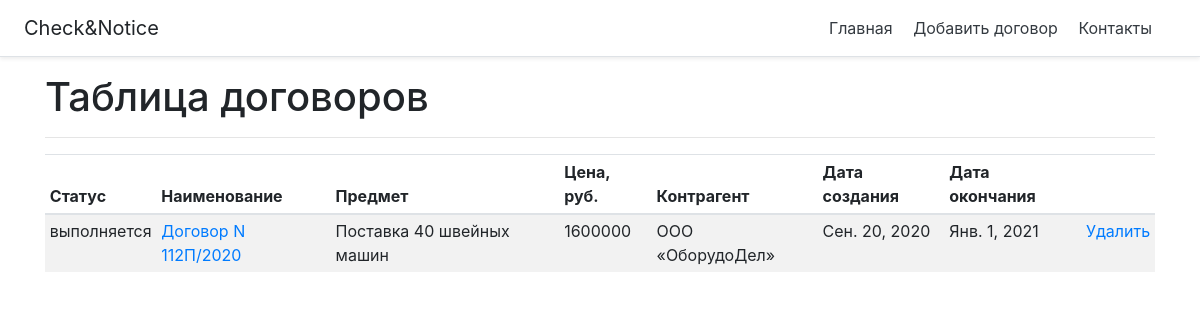
The page / on the database its author committed.
### mainpage/models.py (models this page shows, shortened)
class Dogovor(models.Model):
    TYPE_CHOICES = [
        ('postavka', 'Договор поставки'),
        ('uslugi', 'Договор оказания юридических услуг'),
        ('perevoz', 'Договор перевозки груза автомобильным транспортом'),
        ('stroitelny', 'Договор строительного подряда')
    ]
    WHO_CHOICES = [
        ('zakazchik', 'Контролировать как заказчик'),
        ('ispolnitel', 'Контролировать как исполнитель')
    ]
    STATUS_CHOICES = [
        ('in_progress', 'Выполняется'),
        ('done', 'Выполнен')
    ]
    status = models.CharField(
        max_length=100,
        verbose_name='Статус',
        choices=STATUS_CHOICES,
        default='in_progress'
    )
    name = models.CharField('Наименование', max_length = 100)
    date_start = models.DateField('Дата создания')
    date_end = models.DateField('Дата окончания')
    predmet = models.CharField('Предмет', max_length = 100)
    price = models.DecimalField('Цена', max_digits = 9, decimal_places = 0)
    agent = models.CharField('Контрагент', max_length = 100)
    type = models.CharField(
        max_length=100,
        verbose_name='Тип договора',
        choices=TYPE_CHOICES,
        default='postavka'
    )
    who = models.CharField(
        max_length=100,
        verbose_name='Сторона контроля',
        choices=WHO_CHOICES,
        default='zakazchik'
    )
    class Meta:
        verbose_name = 'Договор'
        verbose_name_plural = 'Договоры'

### mainpage/views.py (the view)
# urls.py: path('', views.index, name='home'),
def index(request):
    dogovori = Dogovor.objects.all()
    return render(request, 'mainpage/index.html', {'title': 'Таблица договоров', 'dogovori': dogovori})

### mainpage/templates/mainpage/index.html (shortened to what this page needs)
{% extends 'mainpage/base.html' %}
{% block content %}
    <h1>Таблица договоров</h1>
    <hr>
    <div class="table-responsive">
      <table class="table table-striped table-sm">
        <thead>
          <tr>
            <th>Статус</th>
            <th>Наименование</th>
            <th>Предмет</th>
            <th>Цена, руб.</th>
            <th>Контрагент</th>
            <th>Дата создания</th>
            <th>Дата окончания</th>
            <th></th>
          </tr>
        </thead>
        <tbody>
          {% for el in dogovori %}
              <tr>
                {% if el.status == 'in_progress' %}
                  <td>выполняется</td>
                {% elif el.status == 'done' %}
                  <td>завершён</td>
                {% endif %}
                <td><a href="{% url 'detail' el.id %}">{{ el.name }}</a></td>
                <td>{{ el.predmet }}</td>
                <td>{{ el.price }}</td>
                <td>{{ el.agent }}</td>
                <td>{{ el.date_start }}</td>
                <td>{{ el.date_end }}</td>
                <td><a href="{% url 'delete_dogovor' el.id %}">Удалить</a></td>
              </tr>
          {% endfor %}
        </tbody>
      </table>
    </div>
{% endblock %}

### rows shown on the page
Dogovor: status "выполняется", name "Договор N 112П/2020", predmet "Поставка 40 швейных машин", price "1600000", agent "ООО «ОборудоДел»", date_start "Сен. 20, 2020", date_end "Янв. 1, 2021"
